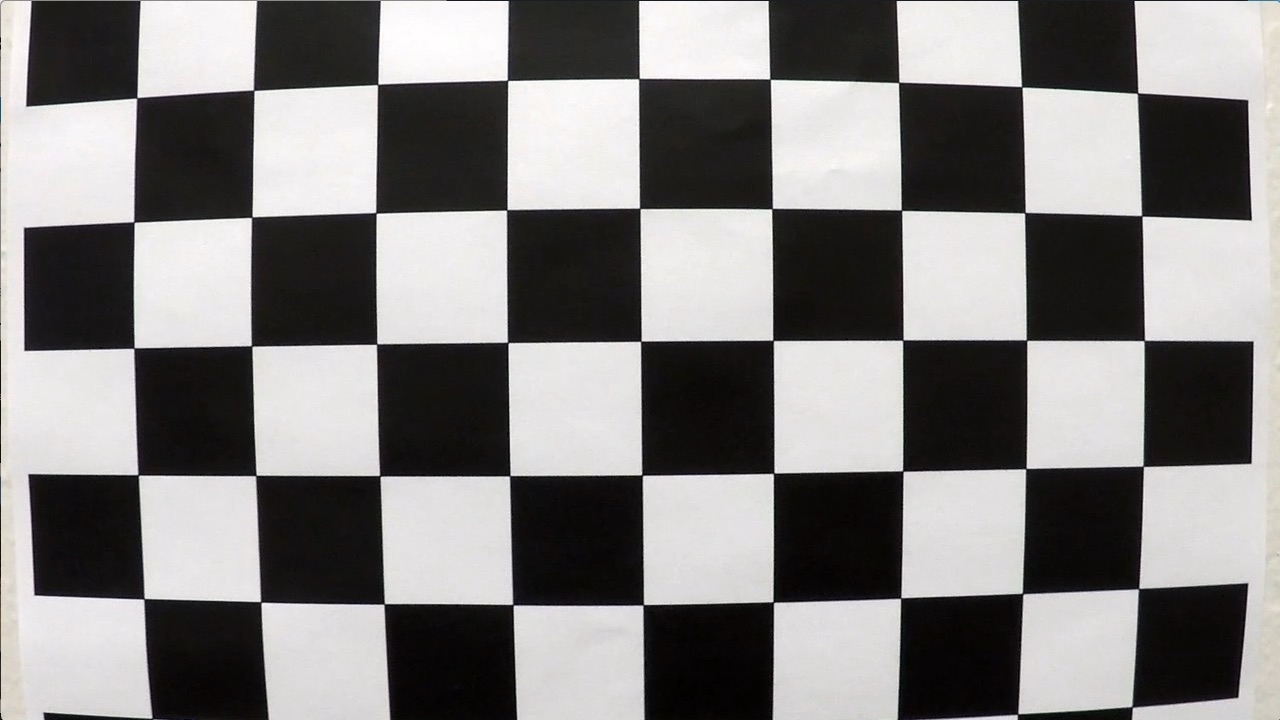
#> input picture CarND-Advanced-Lane-Lines-master/camera_cal/calibration1.jpg, 1280 x 720 px; its folder holds 5 pictures in this run; the run also reads 1 picture not shown here
$ jupyter execute --allow-errors 'Lane Finding Project.ipynb'   (shell and % lines are left out)   (older library calls are emulated)
#> lines starting #> are read from the running program, lines starting #| are printed output that depends on the picture; after the words box and inside, x2 and y2 are one past the last pixel; in counts of white or black regions, pixels touching at a corner belong together
# Advanced Lane finding using OpenCV

# Import Libraries

[cell 1]
# import libraries
import cv2
import numpy as np
import matplotlib.pyplot as plt
import matplotlib.image as mpimg
import glob
import pickle
from ipywidgets import interact, interactive, fixed
from moviepy.editor import VideoFileClip
from IPython.display import HTML

## Caliberating Camera

[cell 2]
# Read in the image
image_lst = glob.glob("camera_cal/calibration*.jpg")

[cell 3]
# Prepare the object points. These will represent the image points in real world in 3 Dimensional
objp = np.zeros((6*9, 3), np.float32)
# Selecting all rows and first 2 columns(x, y) because z will always be 0 for 2D image
objp[:,:2] = np.mgrid[0:9, 0:6].T.reshape(-1, 2)

# Creating arrays for storing object points and image points
objpoints = []
imagepoints = []

for idx, fname in enumerate(image_lst):
    image = cv2.imread(fname)
#> image is the input picture: shape (720, 1280, 3); mean B, G, R 127.8, 128.4, 130.1
    # Converting image to grayscale for caliberation
    gray = cv2.cvtColor(image, cv2.COLOR_BGR2GRAY)

    # Find out the chessboard corners
    ret, corners = cv2.findChessboardCorners(gray, (9, 6), None)
#> ret = False; corners = None
    if ret == True:
        objpoints.append(objp)
        imagepoints.append(corners)

# Camera Caliberation for above object points and image points
image = cv2.imread('camera_cal/calibration1.jpg')
img_size = [image.shape[1], image.shape[0]]
ret, mtx, dist, rvecs, tvecs = cv2.calibrateCamera(objpoints, imagepoints, img_size, None, None)
# Undistort the image
dst = cv2.undistort(image, mtx, dist, None, mtx)
#> (the rest of this cell did not finish here and is left out)

[cell 4]
# Undistort an Image
def undistort(img):
    return cv2.undistort(img, mtx, dist, None, mtx)

## Get Birds View

[cell 5]
def unwarp(img, src, dst):
    img_size = [img.shape[1], img.shape[0]]
    M = cv2.getPerspectiveTransform(src, dst)
    Minv = cv2.getPerspectiveTransform(dst, src)
    warped = cv2.warpPerspective(img, M, img_size, flags=cv2.INTER_LINEAR)
    return warped, M, Minv

[cell 6]
testImage = mpimg.imread('test_images/straight_lines1.jpg')
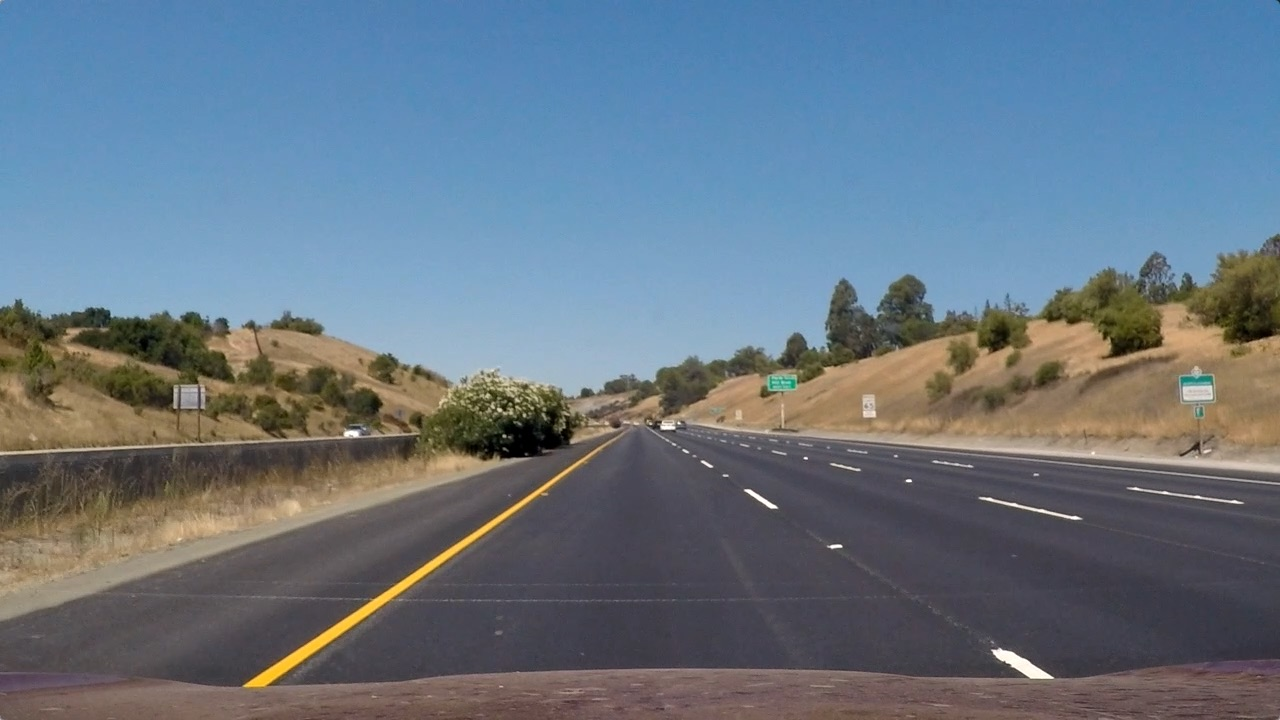
#> input picture CarND-Advanced-Lane-Lines-master/test_images/straight_lines1.jpg, 1280 x 720 px
#> testImage is the input picture: shape (720, 1280, 3); mean R, G, B 103.2, 117.7, 131.2
offset = 100
source = np.float32([(575,464),
                    (706,464),
                    (245,676),
                    (1051,676)])
destination = np.float32([(450,0),
                    (testImage.shape[1]-450,0),
                    (450,testImage.shape[0]),
                    (testImage.shape[1]-450,testImage.shape[0])])
undis = undistort(testImage)
unwarped, M, Minv = unwarp(undis, source, destination)
#> (the rest of this cell did not finish here and is left out)

## Visualize different color channels

[cell 7]
# Visualizing RGB color space
unwarped_R = unwarped[:, :, 0]
unwarped_G = unwarped[:, :, 1]
unwarped_B = unwarped[:, :, 2]
# Visualizing HSV color space
unwarped_hsv = cv2.cvtColor(unwarped, cv2.COLOR_RGB2HSV)
#> unwarped_hsv: shape (720, 1280, 3); mean H, S, V 91.4, 39.4, 99.9
unwarped_hsv_H = unwarped_hsv[:, :, 0]
unwarped_hsv_S = unwarped_hsv[:, :, 1]
unwarped_hsv_V = unwarped_hsv[:, :, 2]
# Visualizing HLS color space
unwarped_hls = cv2.cvtColor(unwarped, cv2.COLOR_RGB2HLS)
#> unwarped_hls: shape (720, 1280, 3); mean of channels 0, 1, 2 91.3, 90.4, 26
unwarped_hls_H = unwarped_hls[:, :, 0]
unwarped_hls_L = unwarped_hls[:, :, 1]
unwarped_hls_S = unwarped_hls[:, :, 2]

# Visualizing LAB color space
unwarped_lab = cv2.cvtColor(unwarped, cv2.COLOR_RGB2LAB)
#> unwarped_lab: shape (720, 1280, 3); mean of channels 0, 1, 2 96.3, 131.1, 129.2
unwarped_lab_L = unwarped_lab[:, :, 0]
unwarped_lab_A = unwarped_lab[:, :, 1]
unwarped_lab_B = unwarped_lab[:, :, 2]
#> the sliders are set to kernel_size = 13, min_thresh = 0.7853981633974483, max_thresh = 0.7853981633974483

#> (the rest of this cell did not finish here and is left out)

## Define Abs Sobel Threshold

[cell 8]
# [14 lines left out: function sobel_Threshold, not called in this run]

#> (a cell that did not finish here is left out)

## Define Sobel Threshold with Magnitude

[cell 10]
def mag_Sobel_Threshold(img, sobel_kernal = 23, thresh = (25, 255)):
    # Convert image to grayscale
    gray = cv2.cvtColor(img, cv2.COLOR_BGR2GRAY)
    # Calculate Sobel x and Sobel y
    sobelx = cv2.Sobel(gray, cv2.CV_64F, 1, 0, ksize = sobel_kernal)
    sobely = cv2.Sobel(gray, cv2.CV_64F, 0, 1, ksize = sobel_kernal)
    # Calculate magnitude
    sobelmag = np.sqrt(sobelx**2 + sobely**2)
    # Scale to 8 bit
    scaled_sobel = np.uint8(255*sobelmag/np.max(sobelmag))
    binary_mask = np.zeros_like(scaled_sobel)
    binary_mask[(scaled_sobel >= thresh[0]) & (scaled_sobel <= thresh[1])] = 1
    return binary_mask

#> (a cell that did not finish here is left out)

## Define Sobel Threshold with Direction

[cell 12]
def dir_Sobel_Threshold(img, sobel_kernal = 7, thresh = (0, 0.09)):
    # Convert the image to grayscale
#> called with sobel_kernal = 13, thresh = (0.01, 0.06)
    gray = cv2.cvtColor(img, cv2.COLOR_BGR2GRAY)
    # Calculate Sobel x and Sobel y
    sobelx = np.absolute(cv2.Sobel(gray, cv2.CV_64F, 1, 0, ksize = sobel_kernal))
    sobely = np.absolute(cv2.Sobel(gray, cv2.CV_64F, 0, 1, ksize = sobel_kernal))
    # Calculate direction of gradient
    grad_dir = np.arctan2(sobely, sobelx)
    binary_mask = np.zeros_like(grad_dir)
    binary_mask[(grad_dir >= thresh[0]) & (grad_dir <= thresh[1])] = 1
    return binary_mask

#> (a cell that did not finish here is left out)

Interact is the function which is used to set and get the required threshold values

[cell 14]
def update(kernel_size, min_thresh, max_thresh):
    exampleImg_sobelDir = dir_Sobel_Threshold(unwarped, 13, (0.01, 0.06))
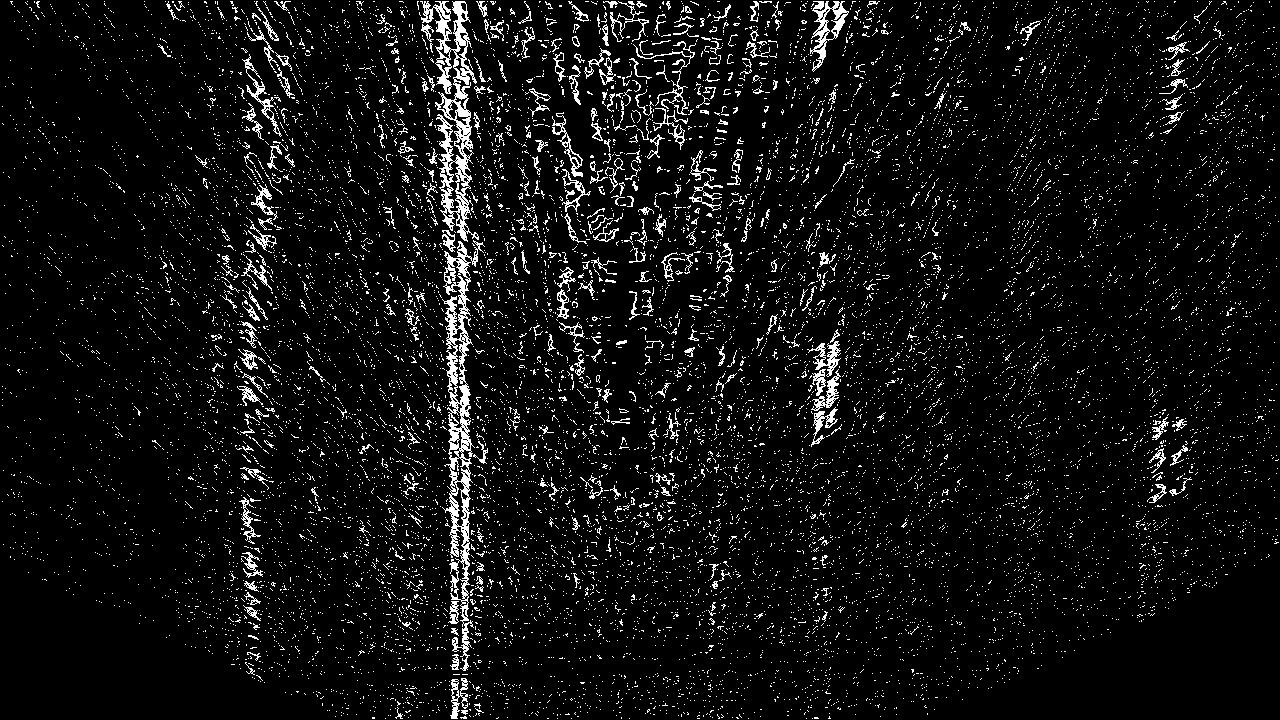
#> exampleImg_sobelDir: shape (720, 1280) float64; values 0 (black) and 1 (white), 6.4% white in thin lines or dots
    # Visualize sobel direction threshold
    f, (ax1, ax2) = plt.subplots(1, 2, figsize=(20,10))
    f.subplots_adjust(hspace = .2, wspace=.05)
    ax1.imshow(unwarped, cmap='gray')
    ax1.set_title('Original Image')
    ax2.imshow(exampleImg_sobelDir, cmap='gray')
    ax2.set_title('Sobel Direction of Magnitude')
interact(update, kernel_size=(1,25,2),
                 min_thresh=(0,np.pi/2,0.01),
                max_thresh=(0,np.pi/2,0.01))
#> (the call stopped at in update, `f, (ax1, ax2) = plt.subplots(1, 2, figsize=(20,10))`: IPython is not available in this run)
#> the sliders are set to mag_kernel_size = 16, mag_min_thresh = 127, mag_max_thresh = 127, dir_kernel_size = 16, dir_min_thresh = 0.7853981633974483, dir_max_thresh = 0.7853981633974483

[cell 15]
def update(mag_kernel_size, mag_min_thresh, mag_max_thresh, dir_kernel_size, dir_min_thresh, dir_max_thresh):
    exampleImg_sobelMag2 = mag_Sobel_Threshold(unwarped, mag_kernel_size, (mag_min_thresh, mag_max_thresh))
#> the sliders are set to l_thresh_min = 127, l_thresh_max = 127, s_thresh_min = 127, s_thresh_max = 127
    exampleImg_sobelDir2 = dir_Sobel_Threshold(unwarped, dir_kernel_size, (dir_min_thresh, dir_max_thresh))
    combined = np.zeros_like(exampleImg_sobelMag2)
    combined[((exampleImg_sobelMag2 == 1) & (exampleImg_sobelDir2 == 1))] = 1
    # Visualize sobel magnitude + direction threshold
    f, (ax1, ax2) = plt.subplots(1, 2, figsize=(20,10))
    f.subplots_adjust(hspace = .2, wspace=.05)
    ax1.imshow(unwarped)
    ax1.set_title('Unwarped Image', fontsize=30)
    ax2.imshow(combined, cmap='gray')
    ax2.set_title('Sobel Magnitude + Direction', fontsize=30)

#> (the rest of this cell did not finish here and is left out)

## Defining L and S of HLS Color Space

[cell 16]
def l_colorspace_HLS(img, thresh = (220, 255)):
    # Convert BGR to HLS colorspace
#> called with thresh = (127, 127)
    hls = cv2.cvtColor(img, cv2.COLOR_RGB2HLS)
    hls = hls[:, :, 1]
    hls = hls*(255/np.max(hls))
    binary_mask = np.zeros_like(hls)
    binary_mask[(hls >= thresh[0]) & (hls < thresh[1])] = 1
    return binary_mask

def s_colorspace_HLS(img, thresh = (125, 255)):
    # Convert BGR to HLS colorspace
    hls = cv2.cvtColor(img, cv2.COLOR_RGB2HLS)
    hls = hls[:, :, 2]
    binary_mask = np.zeros_like(hls)
    binary_mask[(hls >= thresh[0]) & (hls < thresh[1])] = 1
    return binary_mask

[cell 17]
def b_colorspace_LAB(img, thresh = (190, 255)):
    # Convert BGR to HLS colorspace
    lab = cv2.cvtColor(img, cv2.COLOR_RGB2LAB)
    lab = lab[:,:,2]
    if np.max(lab) > 175:
        lab = lab*(255/np.max(lab))
    binary_mask = np.zeros_like(lab)
    binary_mask[(lab >= thresh[0]) & (lab <= thresh[1])] = 1
    return binary_mask

[cell 18]
def update(l_thresh_min, l_thresh_max, s_thresh_min, s_thresh_max):
    l_unwarped_HLS = l_colorspace_HLS(unwarped, (l_thresh_min, l_thresh_max))
#> l_unwarped_HLS: shape (720, 1280) float64; every value is 0
    s_unwarped_HLS = s_colorspace_HLS(unwarped, (s_thresh_min, s_thresh_max))
#> s_unwarped_HLS: shape (720, 1280); every value is 0
    combine_mask = np.zeros_like(s_unwarped_HLS)
    combine_mask[((s_unwarped_HLS == 1) | (l_unwarped_HLS == 1))] = 1
    # Visualize sobel magnitude + direction threshold
    f, (ax1, ax2) = plt.subplots(1, 2, figsize=(20,10))
    f.subplots_adjust(hspace = .2, wspace=.05)
    ax1.imshow(unwarped)
    ax1.set_title('Unwarped Image', fontsize=30)
    ax2.imshow(combine_mask, cmap='gray')
    ax2.set_title('L and S Combines of HLS', fontsize=30)

interact(update, l_thresh_min=(0,255), l_thresh_max=(0,255), s_thresh_min=(0,255), s_thresh_max=(0,255))
#> (the call stopped at in update, `f, (ax1, ax2) = plt.subplots(1, 2, figsize=(20,10))`: IPython is not available in this run)

[cell 19]
l_unwarped_HLS = l_colorspace_HLS(unwarped)
#> l_unwarped_HLS: shape (720, 1280) float64; values 0 (black) and 1 (white), 0.24% white; 11 white regions (2 under 20 px), largest, box (x1, y1, x2, y2) and area: (819, 333, 832, 446) 1049, (827, 0, 835, 51) 323, (1165, 424, 1178, 451) 182
plt.imshow(l_unwarped_HLS)
#> (this line was passed over: IPython is not available in this run)
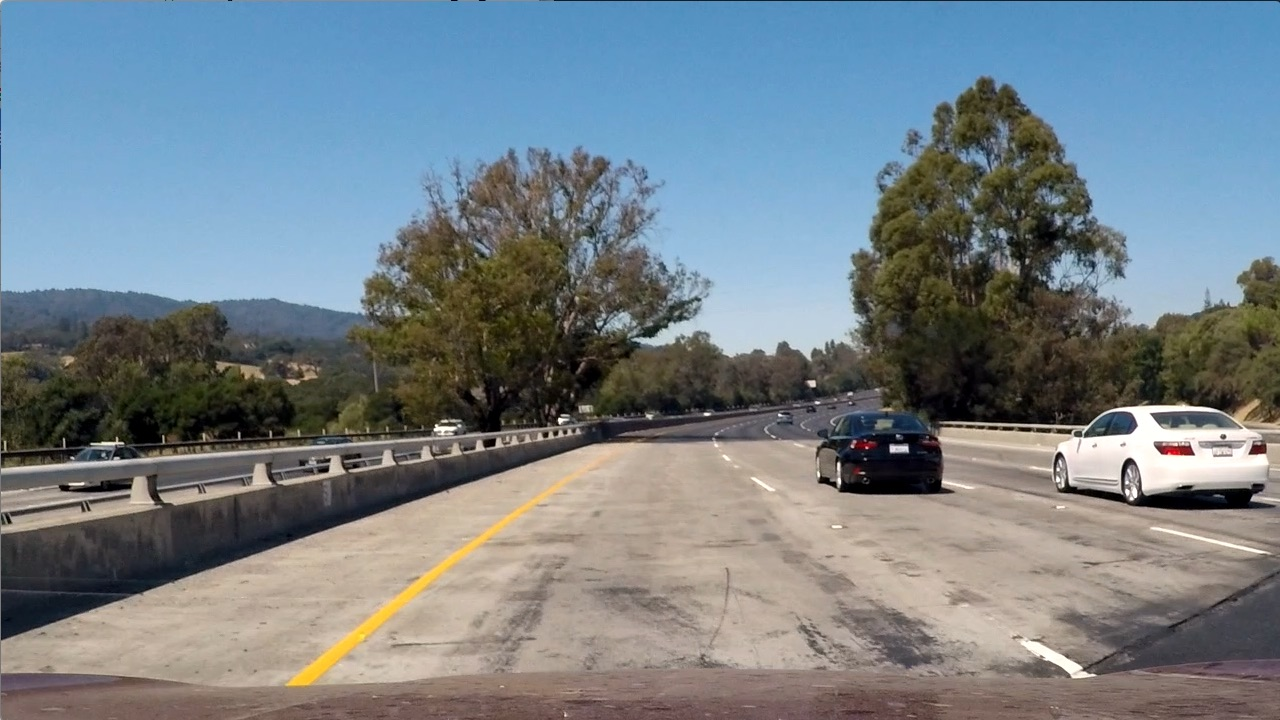
#> input picture CarND-Advanced-Lane-Lines-master/test_images/test1.jpg, 1280 x 720 px

[cell 20]
def pipeline(img):

    # Load mtx and distortion coeficient from pickle

    # Image Size
    h,w = img.shape[:2]
#> h = 720; w = 1280

    # define source and destination points for transform
    src = np.float32([(575,464),
                  (707,464),
                  (258,682),
                  (1049,682)])
    dst = np.float32([(450,0),
                  (w-450,0),
                  (450,h),
                  (w-450,h)])
#> dst = [[450, 0], [830, 0], [450, 720], [830, 720]]

    # Undistort the image using caliberation
    undist = undistort(img)
#> img is the input picture: shape (720, 1280, 3); mean R, G, B 117.5, 128.7, 135.5

    # Perspective transform to get the bird's eye view
    unwarped, M, Minv = unwarp(undist, src, dst)

    # Get Sobel Magnitude of threshold
    mag_sobel = mag_Sobel_Threshold(unwarped)
#> call 2 of mag_Sobel_Threshold, with sobel_kernal = 23, thresh = (25, 255)
#> in mag_Sobel_Threshold (call 2), `gray = cv2.cvtColor(img, cv2.COLOR_BGR2GRAY)`:
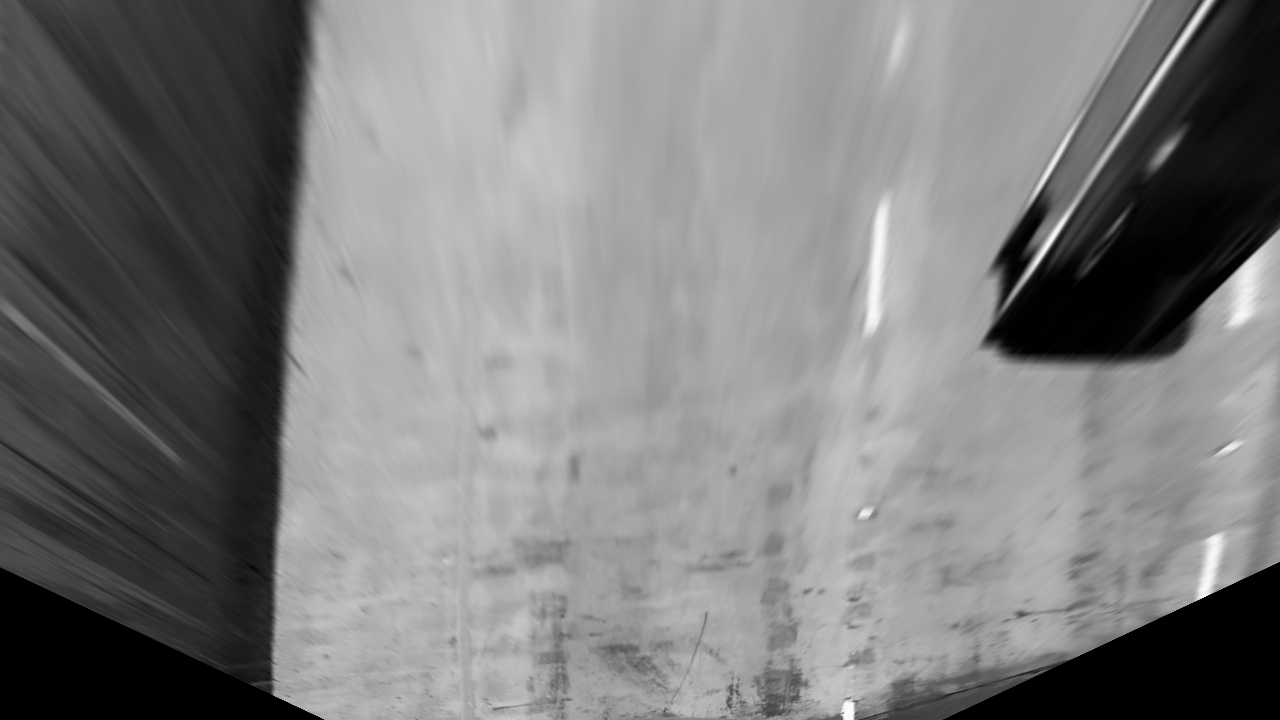
#> gray: shape (720, 1280); min 0, max 253, mean 124.5
#> (the rest of the program and of its run is left out)
